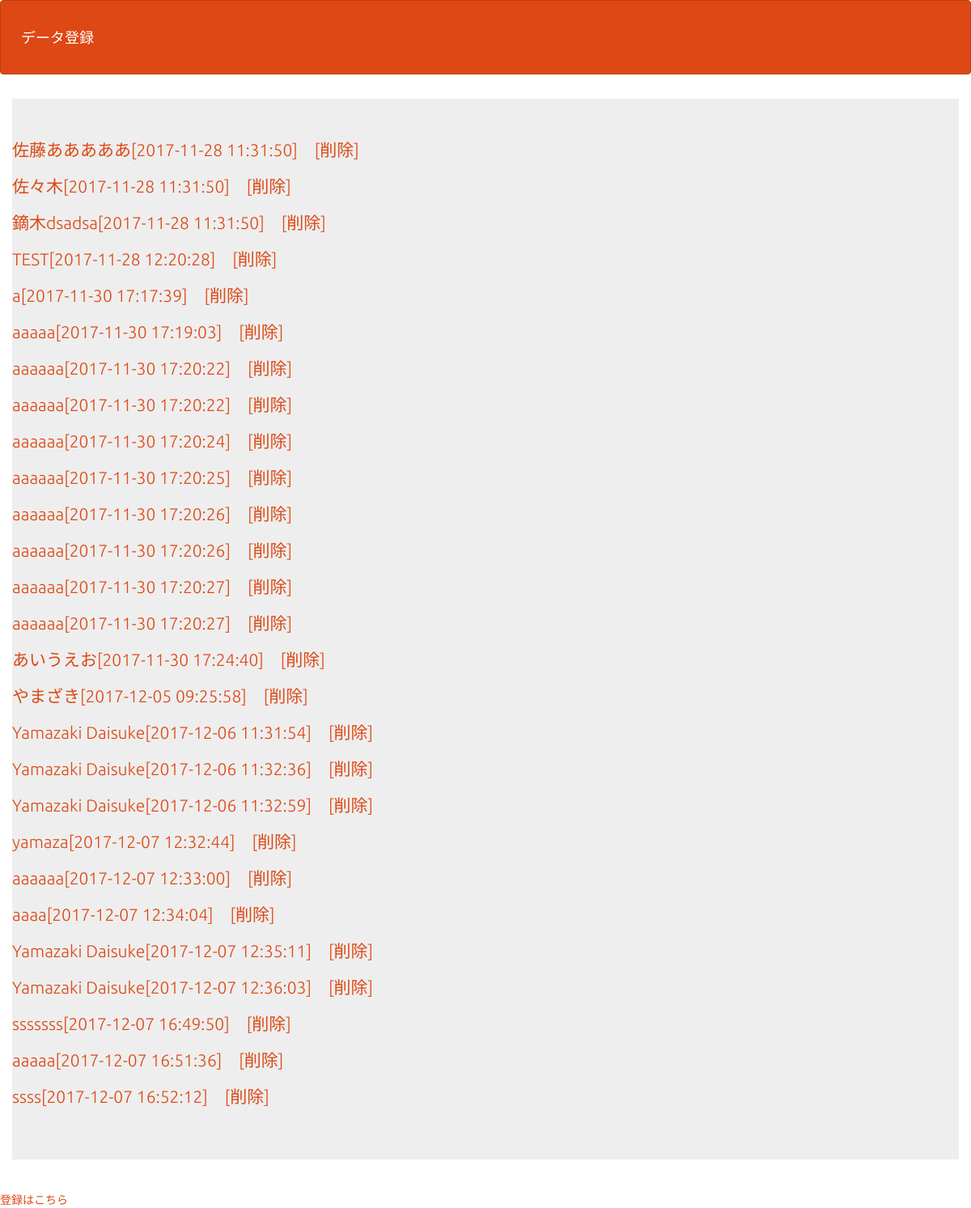
The app's page /11_KazushiOhira/select.php with its own data.
### tables this page shows
CREATE TABLE IF NOT EXISTS `gs_an_table` (
`id` int(12) NOT NULL,
  `name` varchar(64) NOT NULL,
  `email` varchar(128) NOT NULL,
  `naiyou` text NOT NULL,
  `indate` datetime NOT NULL
);

### 11_KazushiOhira/select.php (the view, shortened to what this page needs)
<?php
$pdo = db_con();
$stmt = $pdo->prepare("SELECT * FROM gs_an_table");
$status = $stmt->execute();
$view="";
if($status==false){
  error_db_info($stmt);
}else{
  while( $result = $stmt->fetch(PDO::FETCH_ASSOC)){
    $view .= '<p>';
    $view .= '<a href="detail.php?id='.$result["id"].'">';
    $view .= $result["name"]."[".$result["indate"]."]";
    $view .= '</a>';
    $view .= '　';
    $view .= '<a href="delete.php?id='.$result["id"].'">';
    $view .= '[削除]';
    $view .= '</a>';
    $view .= '</p>';
  }
}
?>
<!DOCTYPE html>
<html lang="ja">
<head>
<link rel="stylesheet" href="css/range.css">
<link href="css/bootstrap.min.css" rel="stylesheet">
</head>
<body id="main">
<header>
  <nav class="navbar navbar-default">
    <div class="container-fluid">
      <div class="navbar-header">
      <a class="navbar-brand" href="index.php">データ登録</a>
    </div>
  </nav>
</header>
<div>
    <div class="container jumbotron"><?=$view?></div>
  </div>
<a href="entry.php">登録はこちら</a>
</body>
</html>

### 11_KazushiOhira/select.php (style rules this page uses)
div { padding: 10px;font-size:16px; }

### records on screen
gs_an_table: value "佐藤あああああ[2017-11-28 11:31:50] [削除]"
gs_an_table: value "佐々木[2017-11-28 11:31:50] [削除]"
gs_an_table: value "鏑木dsadsa[2017-11-28 11:31:50] [削除]"
gs_an_table: value "TEST[2017-11-28 12:20:28] [削除]"
gs_an_table: value "a[2017-11-30 17:17:39] [削除]"
gs_an_table: value "aaaaa[2017-11-30 17:19:03] [削除]"
gs_an_table: value "aaaaaa[2017-11-30 17:20:22] [削除]"
gs_an_table: value "aaaaaa[2017-11-30 17:20:22] [削除]"
gs_an_table: value "aaaaaa[2017-11-30 17:20:24] [削除]"
gs_an_table: value "aaaaaa[2017-11-30 17:20:25] [削除]"
gs_an_table: value "aaaaaa[2017-11-30 17:20:26] [削除]"
gs_an_table: value "aaaaaa[2017-11-30 17:20:26] [削除]"
gs_an_table: value "aaaaaa[2017-11-30 17:20:27] [削除]"
gs_an_table: value "aaaaaa[2017-11-30 17:20:27] [削除]"
gs_an_table: value "あいうえお[2017-11-30 17:24:40] [削除]"
gs_an_table: value "やまざき[2017-12-05 09:25:58] [削除]"
gs_an_table: value "Yamazaki Daisuke[2017-12-06 11:31:54] [削除]"
gs_an_table: value "Yamazaki Daisuke[2017-12-06 11:32:36] [削除]"
gs_an_table: value "Yamazaki Daisuke[2017-12-06 11:32:59] [削除]"
gs_an_table: value "yamaza[2017-12-07 12:32:44] [削除]"
gs_an_table: value "aaaaaa[2017-12-07 12:33:00] [削除]"
gs_an_table: value "aaaa[2017-12-07 12:34:04] [削除]"
gs_an_table: value "Yamazaki Daisuke[2017-12-07 12:35:11] [削除]"
gs_an_table: value "Yamazaki Daisuke[2017-12-07 12:36:03] [削除]"
gs_an_table: value "sssssss[2017-12-07 16:49:50] [削除]"
gs_an_table: value "aaaaa[2017-12-07 16:51:36] [削除]"
gs_an_table: value "ssss[2017-12-07 16:52:12] [削除]"
